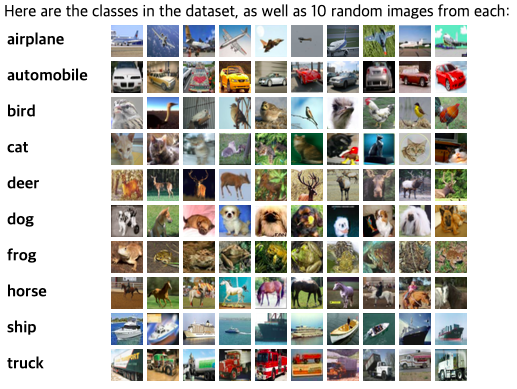
#> input picture img/cls_cifar10.png, 517 x 389 px, given as the content of the folder ../data/, which was not available
$ jupyter execute --allow-errors show_img.ipynb   (text cells are left out)
#> lines starting #> are read from the running program, lines starting #| are printed output that depends on the picture; pictures that were not available may be replaced by others from this repository, and a replacement may not be noted
[cell 1]
# 라이브러리
import os
import cv2
import pandas as pd
from matplotlib import pyplot as plt

plt.rcParams["figure.figsize"]=10, 10

[cell 2]
# data path 설정
DATA_PATH = '../data/'
data_list = os.listdir(DATA_PATH)

len(data_list)

[cell 3]
# 이미지와 라벨 데이터
img_list = []
txt_list = []

for data in data_list:
    if data == 'img' or data == 'train_annotation.txt':
        pass
    else:
        data = DATA_PATH + data
        if data.endswith('txt'):
            txt_list.append(data)
        else:
            img_list.append(data)

txt_list.sort()
img_list.sort()

print(len(img_list), len(txt_list))

#> (a cell that did not finish here is left out)

#> (a cell that did not finish here is left out)

[cell 6]
# cv2로 이미지 읽기
img = cv2.imread(img_list[0])
#> img is the input picture: shape (389, 517, 3); mean B, G, R 176.9, 182.9, 183.6
print(img.shape)
#| (389, 517, 3)

cv2.imshow('img', img)

cv2.waitKey(0)
cv2.destroyAllWindows()

[cell 7]
# plt로 이미지 읽기
plt.imshow(img)

[cell 8]
resized_img = cv2.resize(img, dsize=(1024, 1024), interpolation=cv2.INTER_LINEAR)
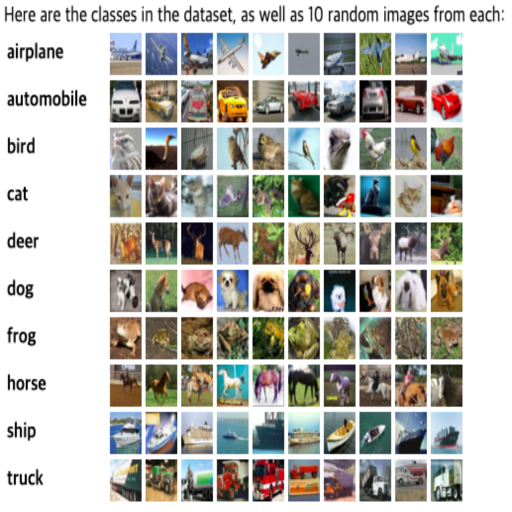
#> resized_img: shape (1024, 1024, 3) (shown at 1/2 size); mean B, G, R 176.8, 182.8, 183.6

[cell 9]
print(resized_img.shape)
#| (1024, 1024, 3)

plt.imshow(resized_img)
plt.show()

[cell 10]
resized_img = cv2.resize(img, dsize=(0, 0), fx=0.07, fy=0.07, interpolation=cv2.INTER_AREA)
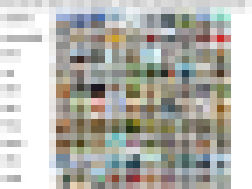
#> resized_img: shape (27, 36, 3) (shown 7 times larger); mean B, G, R 175.8, 181.9, 182.6

print(resized_img.shape)
#| (27, 36, 3)

plt.imshow(resized_img)
plt.show()

[cell 11]
# 좌표 변경 함수
def cvt_coordinate(center_x, center_y, w, h, ratio=1):
    start_x, end_x = center_x - (w//2), center_x + (w//2)
    start_y, end_y = center_y - (h//2), center_y + (h//2)

    start_x *= ratio
    start_y *= ratio
    end_x *= ratio
    end_y *= ratio

    return int(start_x), int(start_y), int(end_x), int(end_y)

[cell 12]
cvt_coordinate(530, 1880, 900, 900)

[cell 13]
ratio=0.3
sx, sy, ex, ey = cvt_coordinate(530, 1880, 900, 900, ratio)

resized_img = cv2.resize(img, dsize=(0, 0), fx=ratio, fy=ratio, interpolation=cv2.INTER_AREA)
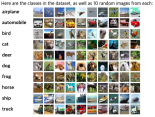
#> resized_img: shape (117, 155, 3); mean B, G, R 177.1, 183, 183.8
resized_img = cv2.rectangle(resized_img, (sx, sy), (ex, ey), (0, 0, 255), 3)

print(resized_img.shape)
#| (117, 155, 3)
plt.imshow(resized_img)
plt.show()

[cell 14]
def ratio_multiply(num, ratio=1):
    return int(num*ratio)

[cell 15]
# bounding box 좌표 변경하기
def cvt_coordinate(center_x, center_y, w, h, ratio=1):
    '''
    start_x, start_y: 시작 꼭짓점 좌표 (x, y)
    end_x, end_y: 종료 꼭짓점 좌표 (x, y)
    ratio: resize 비율
    '''
    start_x, end_x = center_x - (w//2), center_x + (w//2)
    start_y, end_y = center_y - (h//2), center_y + (h//2)

    start_x = ratio_multiply(start_x, ratio)
    start_y = ratio_multiply(start_y, ratio)
    end_x = ratio_multiply(end_x, ratio)
    end_y = ratio_multiply(end_y, ratio)

    return start_x, start_y, end_x, end_y

[cell 16]
idx = 100

#> (a cell that did not finish here is left out)

[cell 18]
def make_image(idx):
    img = cv2.imread(img_list[idx])
    df = pd.read_csv(txt_list[idx])
    ratio = 1

    resized_img = cv2.resize(img, None, fx=ratio, fy=ratio, interpolation=cv2.INTER_AREA)

    # bounding box
    for i in range(6):
        sr = df.iloc[i]
        center_x, center_y, w, h = sr[1], sr[2], sr[3], sr[4]
        start_x, start_y, end_x, end_y = cvt_coordinate(center_x, center_y, w, h, ratio)
    #     print(start_x, start_y, end_x, end_y)
        resized_img = cv2.rectangle(resized_img, (start_x, start_y), (end_x, end_y), (0, 0, 255), 3)

    print("shape:", resized_img.shape)

    plt.imshow(resized_img)
    plt.show()

[cell 19]
# data path 설정
DATA_PATH = '../data/'
data_list = os.listdir(DATA_PATH)

print("len total data: ", len(data_list))

# 이미지와 라벨 데이터
img_list = []
txt_list = []

for data in data_list:
    data = DATA_PATH + data
    if data.endswith('txt'):
        txt_list.append(data)
    else:
        img_list.append(data)

txt_list.sort()
img_list.sort()

print(f"len img: {len(img_list)}, len txt: {len(txt_list)}" )

[cell 20]
from tqdm import tqdm

[cell 21]
w_lst, h_lst = [], []
n = len(img_list)
for i in tqdm(range(n)):
    h, w, _ = cv2.imread(img_list[i]).shape
#> h = 389; w = 517
    w_lst.append(w)
    h_lst.append(h)

mean_w = sum(w_lst) / n
#> mean_w = 517
mean_h = sum(h_lst) / n
#> mean_h = 389

print(mean_w, mean_h)
#| 517.0 389.0

[cell 22]
plt.plot(list(range(n)), w_lst, 'o')
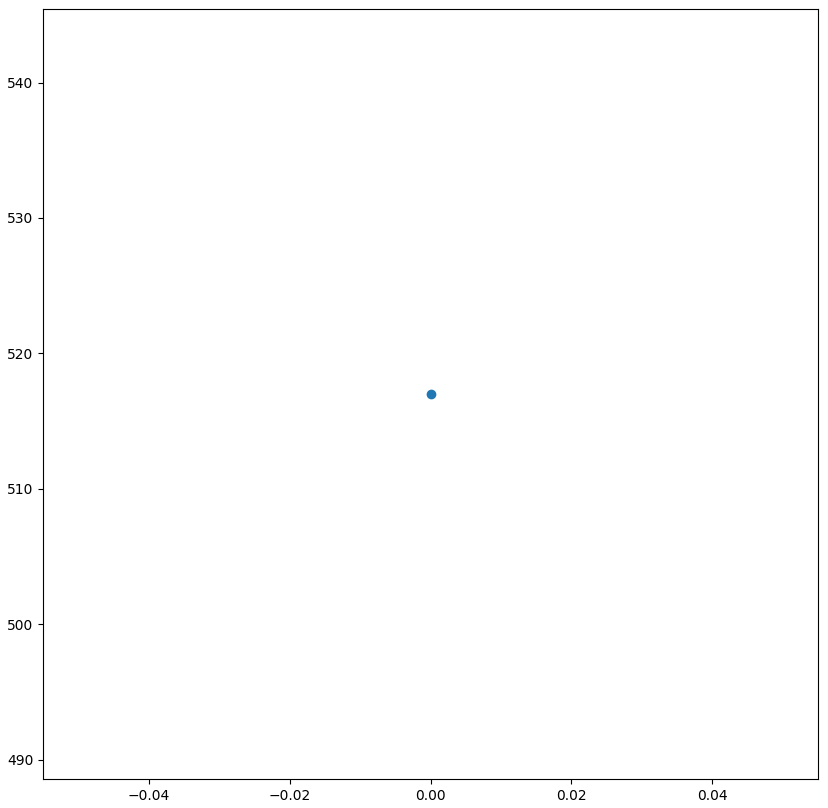
#> figure drawn by matplotlib, 1 panel

[cell 23]
plt.plot(list(range(n)), h_lst, 'or')

[cell 24]
plt.plot(h_lst, w_lst, 'o')
plt.xlabel('height')
plt.ylabel('width')
plt.show()
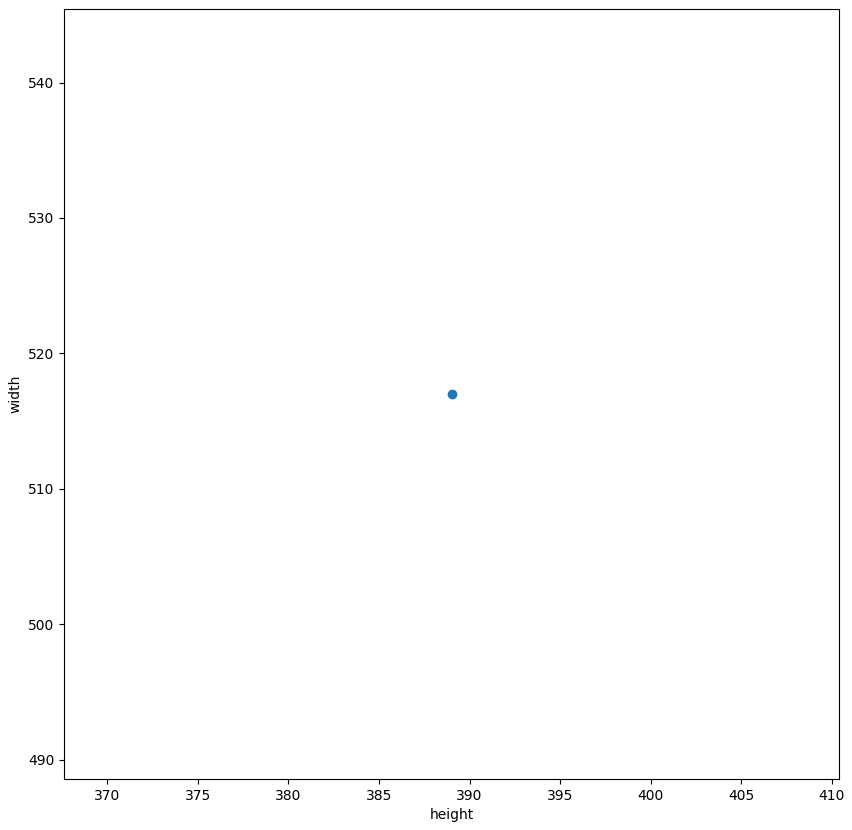
#> figure drawn by matplotlib, 1 panel

[cell 25]
min(w_lst), min(h_lst)
#> Out = (517, 389)

[cell 26]
idx = w_lst.index(min(w_lst))
#> idx = 0
print(idx)
#| 0

#> (the rest of this cell did not finish here and is left out)


[cell 27]
idx = h_lst.index(min(h_lst))
print(min(h_lst))
#| 389
print(idx)
#| 0

#> (the rest of this cell did not finish here and is left out)
